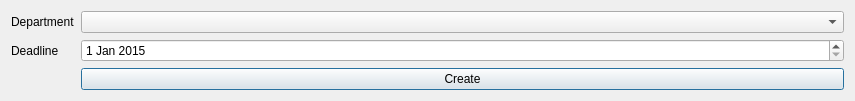
<?xml version="1.0" encoding="UTF-8"?>
<ui version="4.0">
 <class>taskcreator_dialog</class>
 <widget class="QDialog" name="taskcreator_dialog">
  <property name="geometry">
   <rect>
    <x>0</x>
    <y>0</y>
    <width>855</width>
    <height>93</height>
   </rect>
  </property>
  <property name="windowTitle">
   <string>Create Task</string>
  </property>
  <layout class="QGridLayout" name="gridLayout">
   <item row="0" column="0">
    <widget class="QLabel" name="dep_lb">
     <property name="text">
      <string>Department</string>
     </property>
    </widget>
   </item>
   <item row="0" column="1">
    <widget class="QComboBox" name="dep_cb">
     <property name="sizePolicy">
      <sizepolicy hsizetype="Expanding" vsizetype="Fixed">
       <horstretch>0</horstretch>
       <verstretch>0</verstretch>
      </sizepolicy>
     </property>
    </widget>
   </item>
   <item row="1" column="0">
    <widget class="QLabel" name="deadline_lb">
     <property name="text">
      <string>Deadline</string>
     </property>
    </widget>
   </item>
   <item row="1" column="1">
    <widget class="QDateEdit" name="deadline_de">
     <property name="date">
      <date>
       <year>2015</year>
       <month>1</month>
       <day>1</day>
      </date>
     </property>
    </widget>
   </item>
   <item row="2" column="1">
    <widget class="QPushButton" name="create_pb">
     <property name="text">
      <string>Create</string>
     </property>
    </widget>
   </item>
  </layout>
 </widget>
 <resources/>
 <connections/>
</ui>
